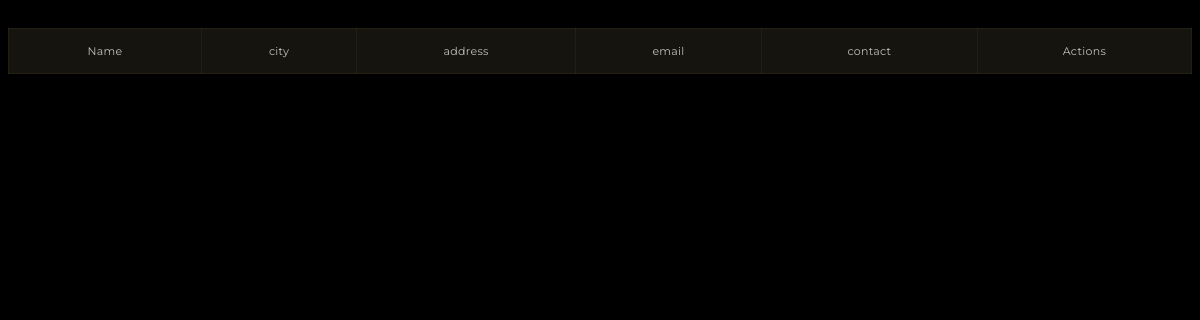
The app's page /reg_view/, older data.
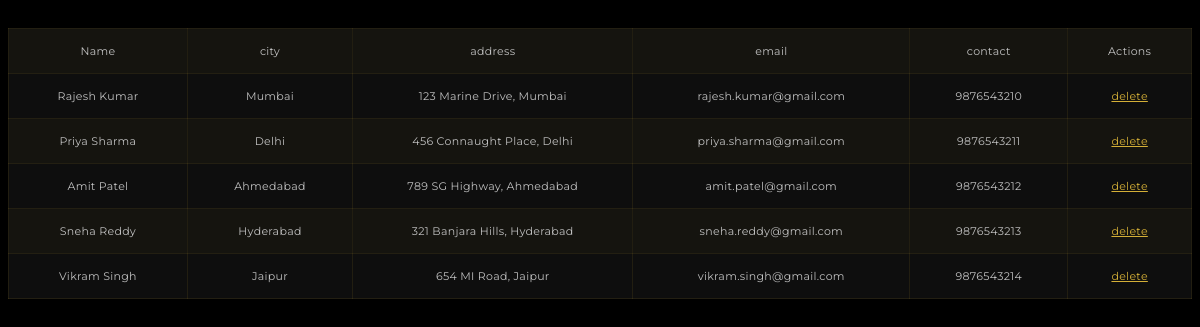
The same page, newer data.
### touristapp/models.py (models this page shows)
class UserRegistration(models.Model):
    name=models.CharField(max_length=40)
    city=models.CharField(max_length=30)
    address=models.CharField(max_length=100)
    email=models.CharField(max_length=40)
    contact=models.CharField(max_length=10)

### touristapp/views.py (the view)
# urls.py: re_path(r'^reg_view/$', views.reg_view, name='reg_view'),
def reg_view(request):
    userdict=UserRegistration.objects.all()
    return render(request,'reg_view.html',{'userdict':userdict})

### templates/reg_view.html (shortened to what this page needs)
<!DOCTYPE html>
<html lang="en">
<head>
</head>
<body>
<table border="1" width="400">
    <tr>
        <td>Name</td>
        <td>city</td>
        <td>address</td>
        <td>email</td>
        <td>contact</td>
        <td>Actions</td>
    </tr>
    {% for i in userdict %}
    <tr>
        <td>{{i.name}}</td>
        <td>{{i.city}}</td>
        <td>{{i.address}}</td>
        <td>{{i.email}}</td>
        <td>{{i.contact}}</td>
        <td><a href=" {% url 'reg_del' i.id %} ">delete</a></td>
    </tr>
    {% endfor %}
</table>
</body>
</html>

### templates/black_theme.html (style rules this page uses)
body { background: #000 !important; background-image: linear-gradient(to bottom, rgba(0, 0, 0, 0.95), rgba(0, 0, 0, 0.9)), url('https://images.unsplash.com/photo-1506905925346-21bda4d32df4?w=1920&q=80') !important; background-size: cover !important; background-attachment: fixed !important; color: #e8e8e8 !important; font-family: 'Montserrat', sans-serif !important; }
html, body { overflow-x: hidden !important; max-width: 100vw !important; }
table { background: rgba(15, 15, 15, 0.95) !important; border: 1px solid rgba(212, 175, 55, 0.3) !important; border-collapse: collapse !important; width: 100% !important; margin: 20px auto !important; max-width: 100% !important; table-layout: auto !important; font-size: 12px !important; }
table td { color: #c0c0c0 !important; padding: 10px 8px !important; font-weight: 400 !important; letter-spacing: 0.3px !important; border: 1px solid rgba(212, 175, 55, 0.1) !important; vertical-align: middle !important; font-size: 11px !important; white-space: nowrap !important; overflow: hidden !important; text-overflow: ellipsis !important; max-width: 150px !important; }
table tr:last-child td { border-bottom: 1px solid rgba(212, 175, 55, 0.1) !important; }
table td, table tbody td, table tbody tr td, .table td, .table tbody td, td { text-align: center !important; vertical-align: middle !important; padding: 15px 20px !important; }
.table-striped>tbody>tr:nth-of-type(odd), .table-striped tbody tr:nth-of-type(odd), table tbody tr:nth-of-type(odd) { background: rgba(212, 175, 55, 0.03) !important; }
.table-striped>tbody>tr:nth-of-type(even), .table-striped tbody tr:nth-of-type(even), table tbody tr:nth-of-type(even) { background: transparent !important; }
a { color: #d4af37 !important; transition: all 0.3s ease !important; }

Row changes from the older to the newer data that the page shows:
added UserRegistration: name "Rajesh Kumar", city "Mumbai", address "123 Marine Drive, Mumbai", email "rajesh.kumar@gmail.com", contact "9876543210"
added UserRegistration: name "Priya Sharma", city "Delhi", address "456 Connaught Place, Delhi", email "priya.sharma@gmail.com", contact "9876543211"
added UserRegistration: name "Amit Patel", city "Ahmedabad", address "789 SG Highway, Ahmedabad", email "amit.patel@gmail.com", contact "9876543212"
added UserRegistration: name "Sneha Reddy", city "Hyderabad", address "321 Banjara Hills, Hyderabad", email "sneha.reddy@gmail.com", contact "9876543213"
added UserRegistration: name "Vikram Singh", city "Jaipur", address "654 MI Road, Jaipur", email "vikram.singh@gmail.com", contact "9876543214"
